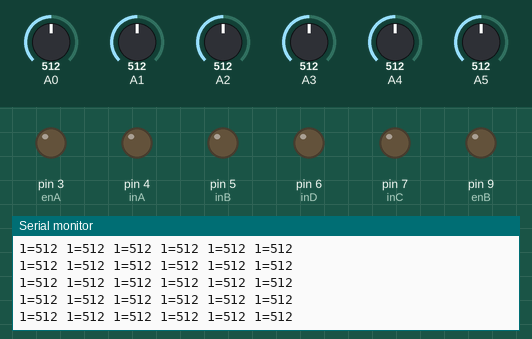
A sketch run on a simulated Arduino Uno, built with avr-gcc and run on an emulated ATmega328P. Parts: output pins drawn as LEDs (lit = HIGH), the last lines printed to the serial monitor. The inputs (shaded band) are chosen by the test bench; at power-on: A4 = 512, A3 = 512, A0 = 512, A1 = 512, A2 = 512, A5 = 512.

Above: at 1.2 s.
1.3 s: A4 set to 106
At 1.8 s:
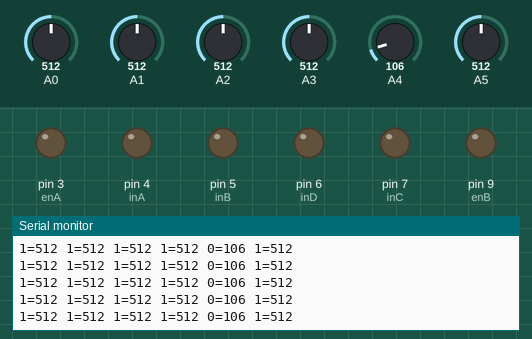
4.3 s: A4 set to 90
At 5.3 s:
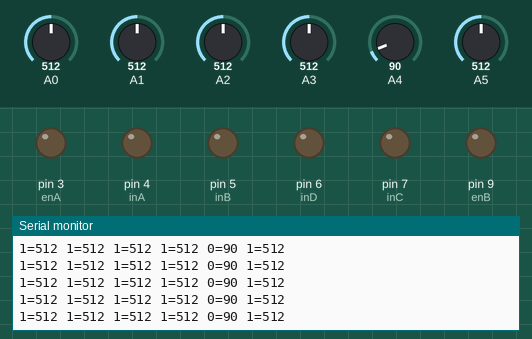
7.3 s: A3 set to 105
At 8.3 s:
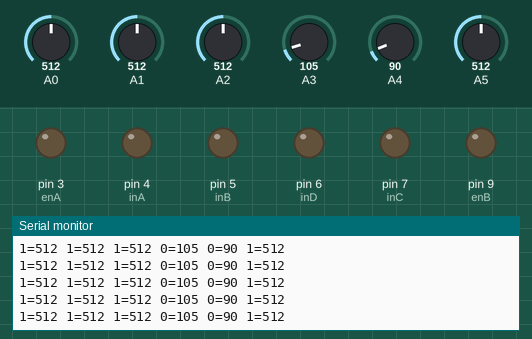
8.8 s: A3 set to 91
At 9.6 s:
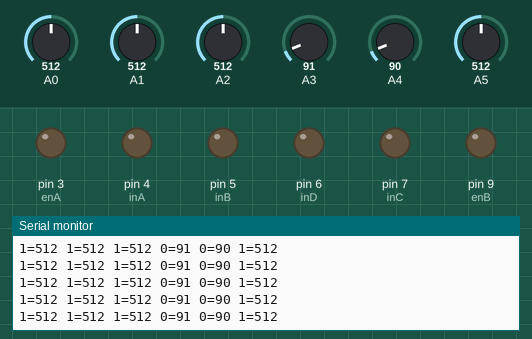
10.3 s: A0 set to 106
At 10.9 s:
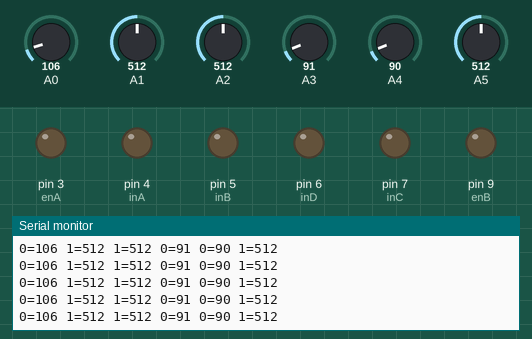
13.3 s: A0 set to 93
At 14.0 s:
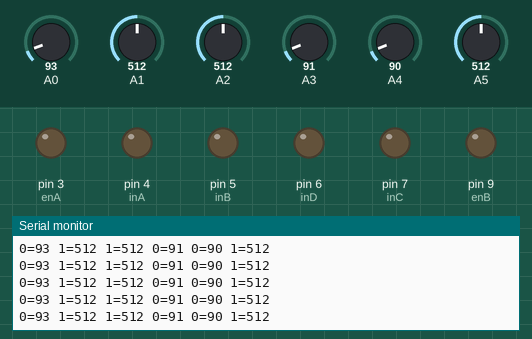
Timing chart, 0 to 16.3 s (numbered marks = the images above; inputs shaded):
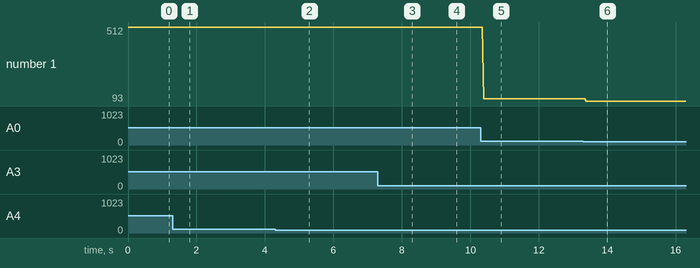

Measured:
- after the input at 1.3 s, the serial monitor: prints a new line at once (image 1)
- after the input at 4.3 s, the serial monitor: prints a new line after 0.05 s (image 2)
- after the input at 7.3 s, the serial monitor: prints a new line after 0.05 s (image 3)
- after the input at 8.8 s, the serial monitor: prints a new line after 0.05 s (image 4)
- after the input at 10.3 s, the serial monitor: prints a new line after 0.08 s (image 5)
- after the input at 13.3 s, the serial monitor: prints a new line after 0.08 s (image 6)
- plotted number 1: 512 → 106 after the input at 10.3 s, 106 → 93 after the input at 13.3 s

The sketch:

alpha_0.2.ino.ino
```cpp
#define inA 4
#define inB 5
#define inC 7
#define inD 6
#define enA 3  //speed control
#define enB 9

int middleValue = 500;
int sensorVal[6];
int sum = 0;

void readSensor();
void Forward();
void Back();
void Stop();
void Search();
void softRight();
void softLeft();
void hardRight();
void hardLeft();
void logic();

void setup() {

  pinMode(inA,OUTPUT);
  pinMode(inB,OUTPUT);
  pinMode(inC,OUTPUT);
  pinMode(inD,OUTPUT);
  pinMode(enA,OUTPUT);
  pinMode(enB,OUTPUT);

  pinMode(A0,INPUT);
  pinMode(A1,INPUT);
  pinMode(A2,INPUT);
  pinMode(A3,INPUT);
  pinMode(A4,INPUT);

  Serial.begin(9600);
}

void loop() {
  readSensor();
  sum = (sensorVal[0]*32)+(sensorVal[1]*16)+(sensorVal[2]*8)+(sensorVal[3]*4)+(sensorVal[4]*2)+(sensorVal[5]*1);
}


void readSensor()
{
    for(int i = 0; i<6; i++)
  {
    if(analogRead(i)>middleValue)
      sensorVal[i]=1;
    else
      sensorVal[i]=0;

    Serial.print(sensorVal[i]);
    Serial.print('=');
    Serial.print(analogRead(i));
    Serial.print(' ');
  }
  Serial.println();
}


void logic()
{
  if(sum == 12|| sum == 51)//while black or white stripe
  {
    Forward();
  }
  else if(sum == 63)//while full black (T)
  {
    Stop();

  }
  else if(sum == 0) //while full white
  {
    Search();
  }
  else if(sum == 15)//right
  {
    softRight();
  }
  else if(sum == 60) //left
  {
    softLeft();
  }
  else if(sum == 13)//right angle
  {
    while(sum != 0)
    {
      Forward();
    }

    Stop();
    delay(500);

    while(sum == 0)
    {
      softRight();
    }
  }
  else if(sum == 44)//left angle
  {
    while(sum != 0)
    {
      Forward();
    }

    Stop();
    delay(500);

    while(sum == 0)
    {
      softLeft();
    }
  }
  else
  {
    Stop();
  }
}


void Forward()
{
    analogWrite(enA,200);
    analogWrite(enB,200);

    digitalWrite(inA, HIGH);
    digitalWrite(inB, LOW);
    digitalWrite(inC, HIGH);
    digitalWrite(inD, LOW);
    Serial.println("Forward");
}

void Back()
{
    analogWrite(enA,100);
    analogWrite(enB,100);

    digitalWrite(inA, LOW);
    digitalWrite(inB, HIGH);
    digitalWrite(inC, LOW);
    digitalWrite(inD, HIGH);
    Serial.println("Backward");
}

//INA,INB LEFT
void softRight()
{
    analogWrite(enA,255);
    analogWrite(enB,255);

    digitalWrite(inA, LOW);
    digitalWrite(inB, LOW);
    digitalWrite(inC, HIGH);
    digitalWrite(inD, LOW);
    Serial.println("Soft Left");
}
void softLeft()
{
    analogWrite(enA,255);
    analogWrite(enB,255);

    digitalWrite(inA, HIGH);
    digitalWrite(inB, LOW);
    digitalWrite(inC, LOW);
    digitalWrite(inD, LOW);
    Serial.println("Soft Right");
}
void hardRight()
{
    analogWrite(enA,255);
    analogWrite(enB,255);

    digitalWrite(inA, LOW);
    digitalWrite(inB, HIGH);
    digitalWrite(inC, HIGH);
    digitalWrite(inD, LOW);
    Serial.println("Hard Left");
}
void hardLeft()
{
    analogWrite(enA,255);
    analogWrite(enB,255);

    digitalWrite(inA, HIGH);
    digitalWrite(inB, LOW);
    digitalWrite(inC, LOW);
    digitalWrite(inD, HIGH);
    Serial.println("Hard Right");
}
void Stop()
{
    analogWrite(enA,255);
    analogWrite(enB,255);

    digitalWrite(inA, LOW);
    digitalWrite(inB, LOW);
    digitalWrite(inC, LOW);
    digitalWrite(inD, LOW);
    Serial.println("Stop");
}
void Search()
{
  Serial.println("Searching");
}
```
